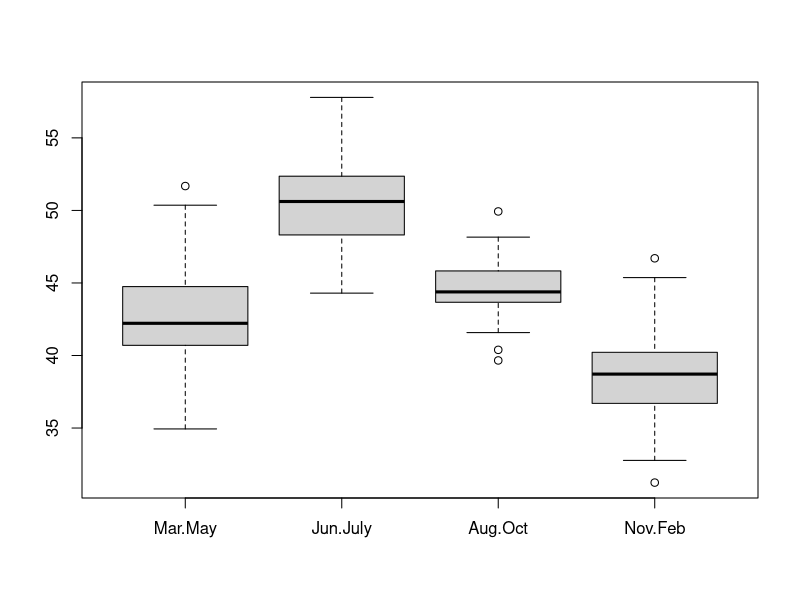

Source code (R):
sunchair <- read.table("sunchair.txt", header = T)
attach(sunchair)
n <- dim(sunchair)[1]
g <- dim(sunchair)[2]
n_tot <- g*n
#we need to test for gaussianity amongst the four groups
shapiro.test(Mar.May)
shapiro.test(Jun.July)
shapiro.test(Aug.Oct)
shapiro.test(Nov.Feb)
#We can assume gaussianity
#we need to test for the same variance
#graphically:
x11()
boxplot(sunchair)
#not ideal, but we can work on that

#surely there is a better method, but the best that I can come up with is:
data <- data.frame(c(Mar.May, Jun.July,Aug.Oct,Nov.Feb))
labels <- as.factor(c(rep("Mar.May", n), rep("Jun.July", n), rep("Aug.Oct", n), rep("Nov.Feb", n)))
data<- cbind(prices = data, labels)
names(data) <- c("price", "period")
an <- aov(data$price ~ data$period)
summary(an)

#there is a significant variation of prices during the year

SSres <- sum((an$residuals)^2)
#Test statistic: (delta_sample_mean - delta_mean)/(sqrt(SSres/(n_tot-g)*(1/n_i + 1/n_j))) ~ t(n_tot - g)
alpha_bonf <- 0.05/4
rf.T <- qt(1-alpha_bonf/2, n_tot - g)
#since all groups have the same number of observations we can simplify:
means <- colMeans(sunchair)
centers <- matrix(c(means[2] - means[1],means[3] - means[2],means[4] - means[3], means[1] - means[4]))
increment <- rf.T*sqrt(SSres/(n_tot-g)*(2/n))
CI <- cbind(centers - rep(increment, g), centers, centers + rep(increment,g))
colnames(CI)<-c("inf", "point", "sup")
rownames(CI)<-c("Jun.July - Mar.May", "Aug.Oct - Jun.July", "Nov.Feb - Aug.Oct", "Mar.May - Nov.Feb")
CI
#so the best period to buy sunchairs is November->February








#in case dynamics is not interpreted as "show the differences of the meanover time", but as "show how the mean changes over time", which is actually a better interpretation of the exercise:

#Test statistic: (sample_mean - mean)/(sqrt(S/n)) ~ t(n-1)
alpha_bonf <- 0.05/4
S1 <- var(Mar.May)
S2 <- var(Jun.July)
S3 <- var(Aug.Oct)
S4 <- var(Nov.Feb)
rf.T <- qt(1-alpha_bonf/2, n - 1)
means <- matrix(colMeans(sunchair))
increment <- matrix(rf.T*sqrt(c(S1,S2,S3,S4)/n))
CI <- cbind(means - increment, means, means + increment)
colnames(CI)<-c("inf", "point", "sup")
rownames(CI)<-c("Mar.May", "Jun.July", "Aug.Oct", "Nov.Feb")
CI

#same interpretation -> Nov.Feb is the best period to buy a sunchair